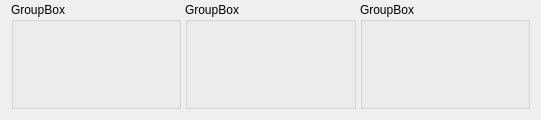
<?xml version="1.0" encoding="UTF-8"?>
<ui version="4.0">
 <class>HMainToolBarWid</class>
 <widget class="QWidget" name="HMainToolBarWid">
  <property name="geometry">
   <rect>
    <x>0</x>
    <y>0</y>
    <width>541</width>
    <height>120</height>
   </rect>
  </property>
  <property name="minimumSize">
   <size>
    <width>0</width>
    <height>120</height>
   </size>
  </property>
  <property name="maximumSize">
   <size>
    <width>16777215</width>
    <height>120</height>
   </size>
  </property>
  <property name="windowTitle">
   <string>Form</string>
  </property>
  <layout class="QGridLayout" name="gridLayout">
   <property name="topMargin">
    <number>2</number>
   </property>
   <property name="horizontalSpacing">
    <number>4</number>
   </property>
   <property name="verticalSpacing">
    <number>0</number>
   </property>
   <item row="0" column="0">
    <widget class="QGroupBox" name="groupBox">
     <property name="title">
      <string>GroupBox</string>
     </property>
    </widget>
   </item>
   <item row="0" column="1">
    <widget class="QGroupBox" name="groupBox_2">
     <property name="title">
      <string>GroupBox</string>
     </property>
    </widget>
   </item>
   <item row="0" column="2">
    <widget class="QGroupBox" name="groupBox_3">
     <property name="title">
      <string>GroupBox</string>
     </property>
    </widget>
   </item>
  </layout>
 </widget>
 <resources/>
 <connections/>
</ui>
